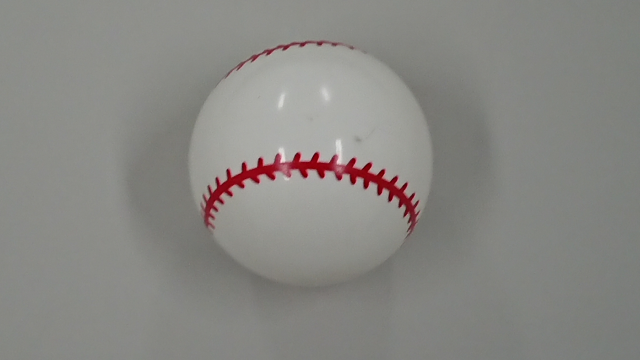
#> input picture cpp/test/lec5/ball2026/baseball1.ppm, 640 x 360 px, given in place of Test2(320x240).wmv, which was not available
$ python 2412747_kadai7.py
#> lines starting #> are read from the running program, lines starting #| are printed output that depends on the picture
import cv2
import numpy as np

def frame_sub(img1, img2, img3):
    diff1 = cv2.absdiff(img1, img2)
    diff2 = cv2.absdiff(img2, img3)
    diff = cv2.bitwise_and(diff1, diff2)
    _, mv_th = cv2.threshold(diff, 10, 255, cv2.THRESH_BINARY)
    mv_th = cv2.dilate(mv_th, None, iterations=2)

    return  mv_th


cap = cv2.VideoCapture('./Test2(320x240).wmv')
frame1 = cv2.cvtColor(cap.read()[1], cv2.COLOR_RGB2GRAY)
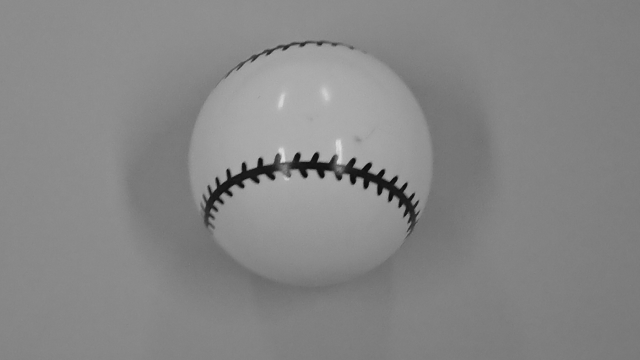
#> frame1: shape (360, 640); min 8, max 222, mean 134.3
frame2 = cv2.cvtColor(cap.read()[1], cv2.COLOR_RGB2GRAY)
frame3 = cv2.cvtColor(cap.read()[1], cv2.COLOR_RGB2GRAY)
prev_x, prev_y = None, None
while(cap.isOpened()):
    mv_th = frame_sub(frame1, frame2, frame3)
#> in frame_sub, `diff1 = cv2.absdiff(img1, img2)`: diff1: shape (360, 640); every value is 0
    mu = cv2.moments(mv_th, True)
#> mu = moments, m00 0
    if mu["m00"] > 3500:
        x,y = int(mu["m10"]/mu["m00"]), int(mu["m01"]/mu["m00"])
        if prev_x is not None:
            dx = x - prev_x
            dy = y - prev_y
            if np.abs(dx) > np.abs(dy):
                if dx > 0:
                    print("右に動きました")
                else:
                    print("左に動きました")
            else:
                if dy > 0:
                    print("下に動きました")
                else:
                    print("上に動きました")
        prev_x, prev_y = x, y
    else:
        prev_x, prev_y = None, None
    _, frame = cap.read()
#> frame is the input picture: shape (360, 640, 3); mean B, G, R 131.4, 135.4, 136.5
    cv2.imshow("frame", frame)
    frame1 = frame2
    frame2 = frame3
    frame3 = cv2.cvtColor(cap.read()[1], cv2.COLOR_RGB2GRAY)
    cv2.waitKey(25)
    if cv2.waitKey(1) & 0xFF == ord('q'):
#> (key q is pressed here)
        break

cap.release()
cv2.destroyAllWindows()

$ run again, on cpp/test/lec5/ball2026/baseball2.ppm
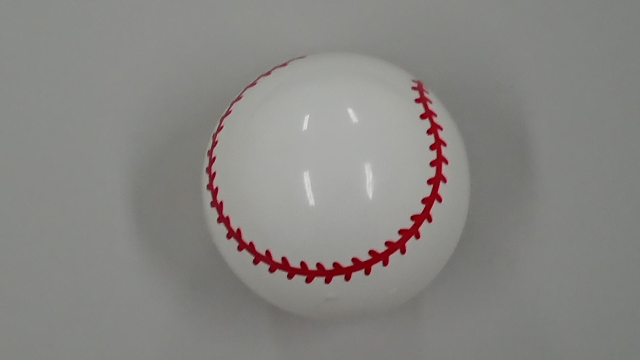
#> input picture cpp/test/lec5/ball2026/baseball2.ppm, 640 x 360 px, given in place of Test2(320x240).wmv, which was not available
#> `frame1 = cv2.cvtColor(cap.read()[1], cv2.COLOR_RGB2GRAY)`:
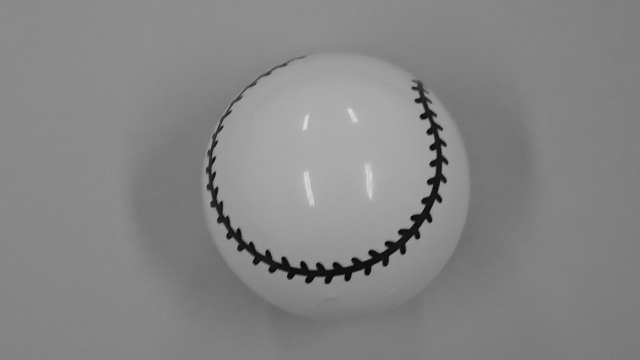
#> frame1: shape (360, 640); min 6, max 225, mean 133.3
#> diff1: shape (360, 640); every value is 0
#> mu = moments, m00 0
#> frame is the input picture: shape (360, 640, 3); mean B, G, R 130.9, 134, 135.8

$ run again, on cpp/test/lec5/ball2026/baseball3.ppm
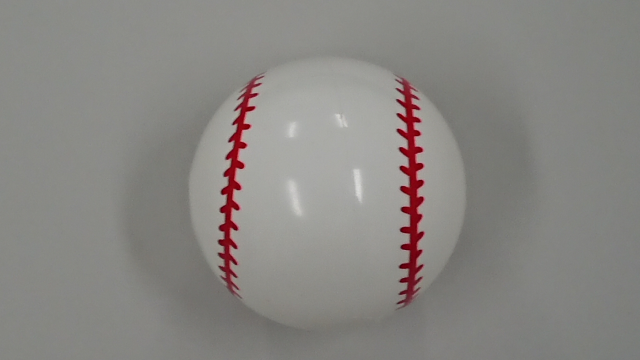
#> input picture cpp/test/lec5/ball2026/baseball3.ppm, 640 x 360 px, given in place of Test2(320x240).wmv, which was not available
#> `frame1 = cv2.cvtColor(cap.read()[1], cv2.COLOR_RGB2GRAY)`:
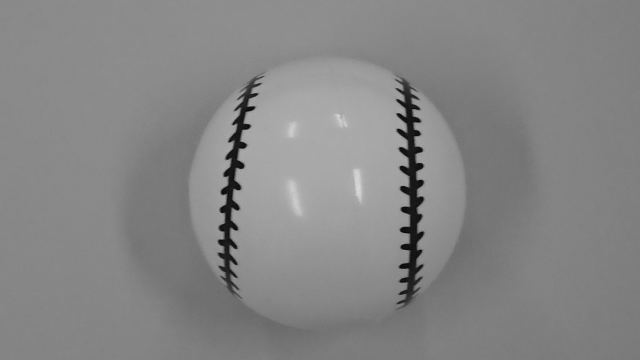
#> frame1: shape (360, 640); min 8, max 217, mean 133.6
#> diff1: shape (360, 640); every value is 0
#> mu = moments, m00 0
#> frame is the input picture: shape (360, 640, 3); mean B, G, R 130.8, 134.3, 136.8

$ run again, on cpp/test/lec5/ball2026/basketball1.ppm
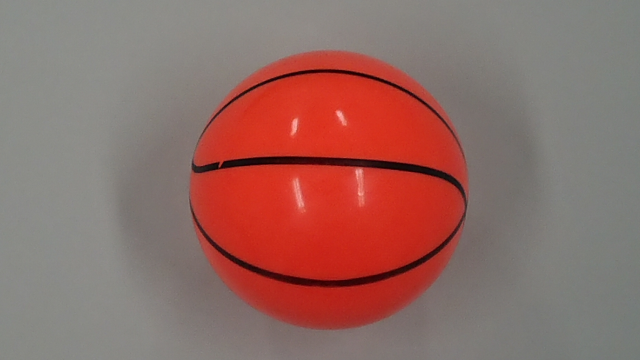
#> input picture cpp/test/lec5/ball2026/basketball1.ppm, 640 x 360 px, given in place of Test2(320x240).wmv, which was not available
#> `frame1 = cv2.cvtColor(cap.read()[1], cv2.COLOR_RGB2GRAY)`:
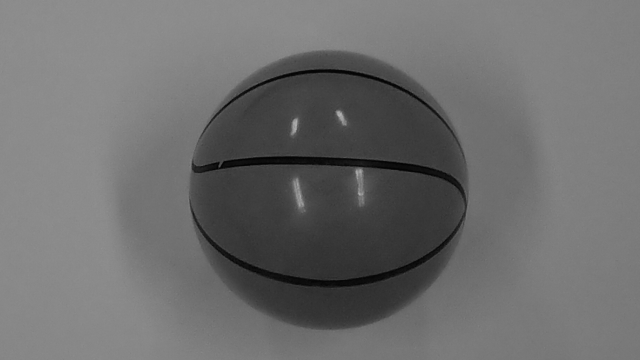
#> frame1: shape (360, 640); min 3, max 178, mean 109.5
#> diff1: shape (360, 640); every value is 0
#> mu = moments, m00 0
#> frame is the input picture: shape (360, 640, 3); mean B, G, R 100.9, 106.9, 145.5
